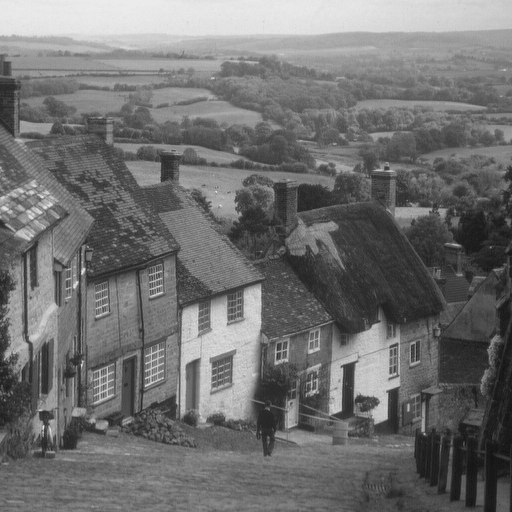
#> input picture trabalhos/img/city.png, 512 x 512 px
$ python E2.py
#> lines starting #> are read from the running program, lines starting #| are printed output that depends on the picture
import numpy as np
import cv2
#from matplotlib import pyplot as plt

img = cv2.imread('../img/city.png', 0)
#> img is the input picture: shape (512, 512); min 16, max 235, mean 112.2
f = np.fft.fft2(img) # Transformada de fourier rápida
fshift = np.fft.fftshift(f) #Move o espectro para o centro
magnitude_spectrum = 20*np.log(np.abs(fshift)) # operação para vizualização
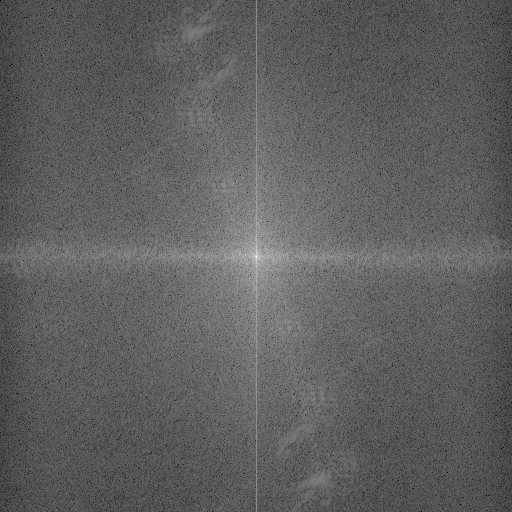
#> magnitude_spectrum: shape (512, 512) float64; min 47.84, max 343.9, mean 158.6; drawn with min black and max white

#Geração do filtro gaussiano
gauss = cv2.getGaussianKernel(img.shape[0], 30)
gauss = gauss * gauss.T

#Aplica o filtro gaussiano a imagem no domínio da frequência
imgWithgaussianFilt = fshift * gauss

#Visualiação
#magnitude_spectrum = 20*np.log(np.abs(fshift))
magnitude_spectrum2 = 20*np.log(np.abs(imgWithgaussianFilt))
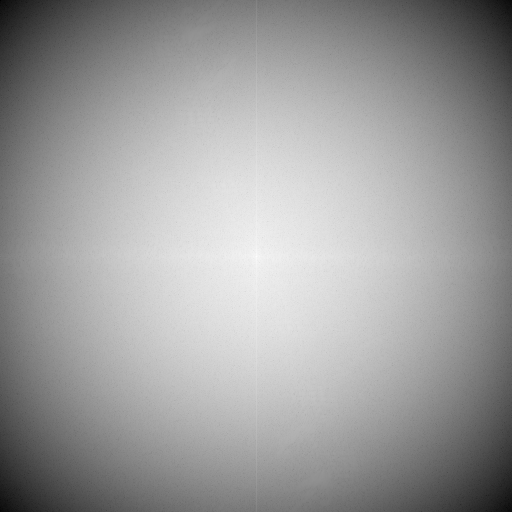
#> magnitude_spectrum2: shape (512, 512) float64; min -1572.2, max 171.1, mean -499.6; drawn with min black and max white

# [9 lines of commented-out code are left out]
res = np.fft.ifftshift(imgWithgaussianFilt)
res = np.fft.ifft2(res)
res = np.abs(res)
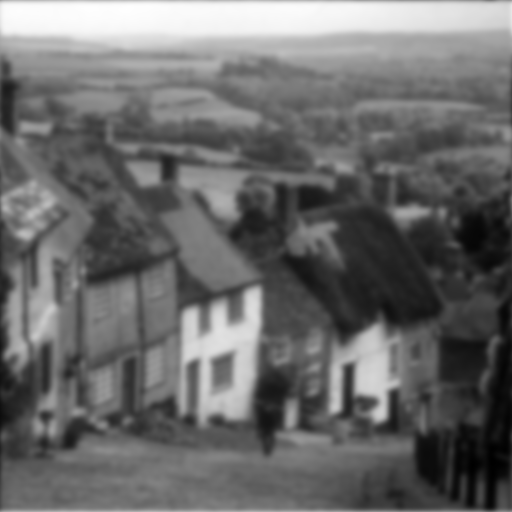
#> res: shape (512, 512) float64; min 0.00428, max 0.0414, mean 0.0198; drawn with min black and max white

#Normaliza entre 0 - 255
res = cv2.normalize(res, None, 0, 255, norm_type=cv2.NORM_MINMAX)

cv2.imwrite("imgRes/E2/img_with_gauss.png", res) # resultado
cv2.imwrite("imgRes/E2/FFT.png",magnitude_spectrum) # espectro original
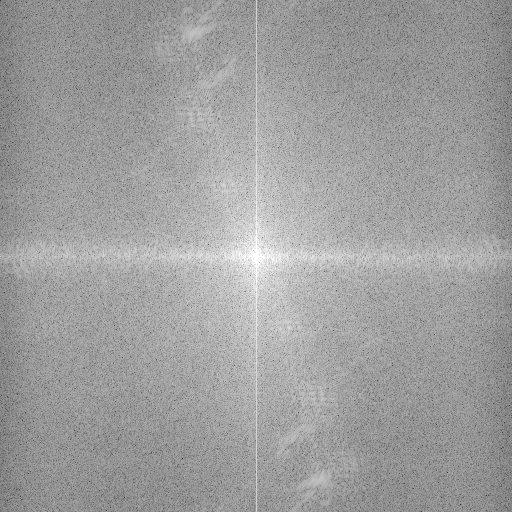
#> saved as FFT.png: shape (512, 512); min 48, max 255, mean 158.6
cv2.imwrite("imgRes/E2/FFT_WITH_GAUSS.png",magnitude_spectrum2) # espectro com aplicação de gauss
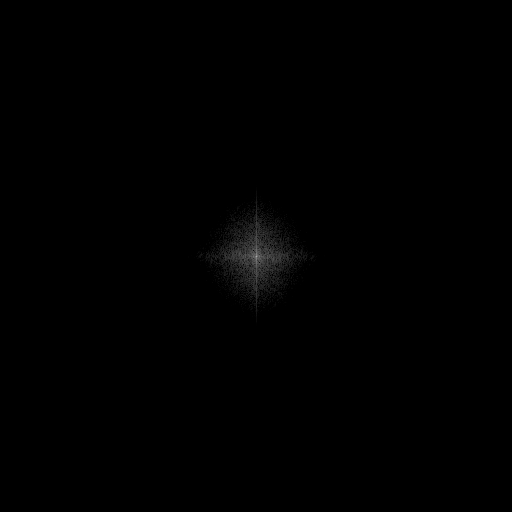
#> saved as FFT_WITH_GAUSS.png: shape (512, 512); min 0, max 171, mean 0.7

$ run again, with trabalhos/img/baboon.png copied over trabalhos/img/city.png
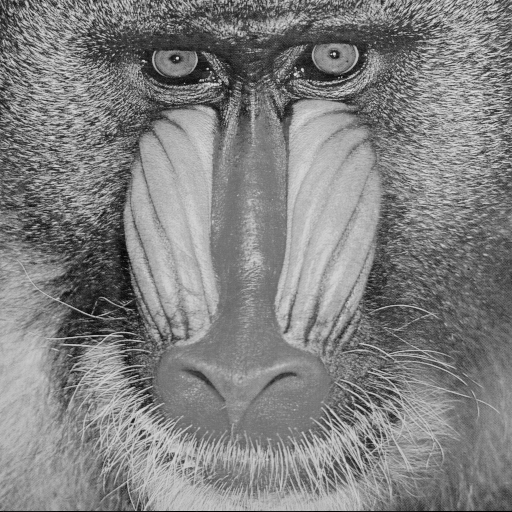
#> input picture trabalhos/img/baboon.png, 512 x 512 px
#> img is the input picture: shape (512, 512); min 0, max 230, mean 129.1
#> `magnitude_spectrum = 20*np.log(np.abs(fshift))`:
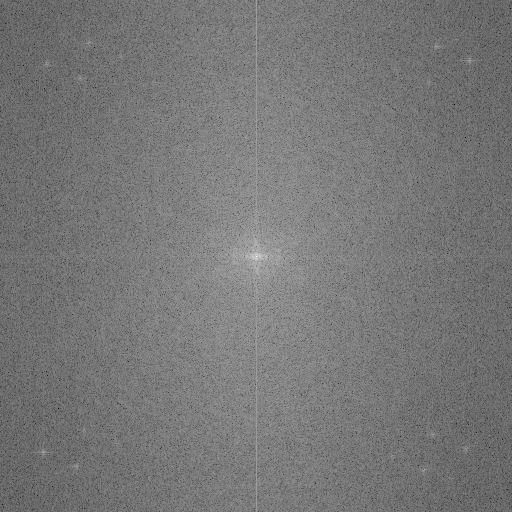
#> magnitude_spectrum: shape (512, 512) float64; min 27.21, max 346.8, mean 177; drawn with min black and max white
#> `cv2.imwrite("imgRes/E2/FFT.png",magnitude_spectrum)`:
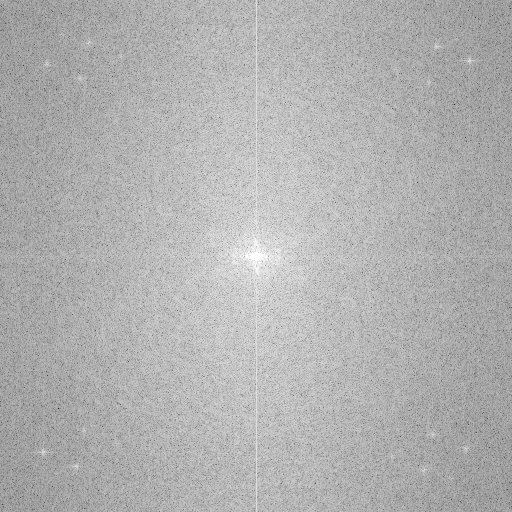
#> saved as FFT.png: shape (512, 512); min 27, max 255, mean 177

$ run again, with trabalhos/img/barbara.png copied over trabalhos/img/city.png
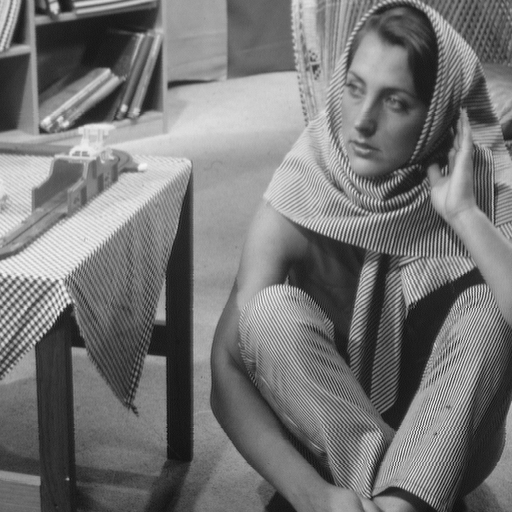
#> input picture trabalhos/img/barbara.png, 512 x 512 px
#> img is the input picture: shape (512, 512); min 12, max 246, mean 117.4
#> `magnitude_spectrum = 20*np.log(np.abs(fshift))`:
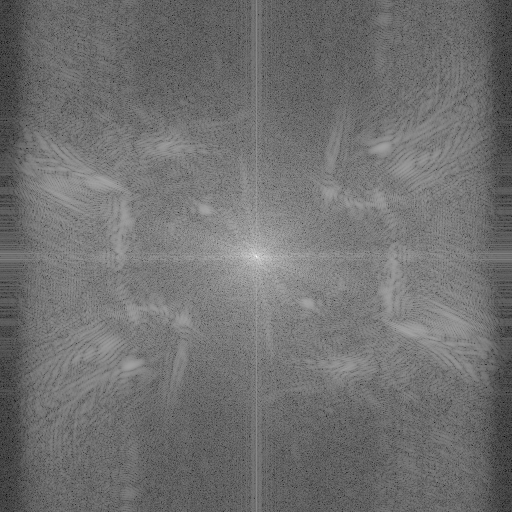
#> magnitude_spectrum: shape (512, 512) float64; min 15.01, max 344.8, mean 161; drawn with min black and max white
#> `cv2.imwrite("imgRes/E2/FFT.png",magnitude_spectrum)`:
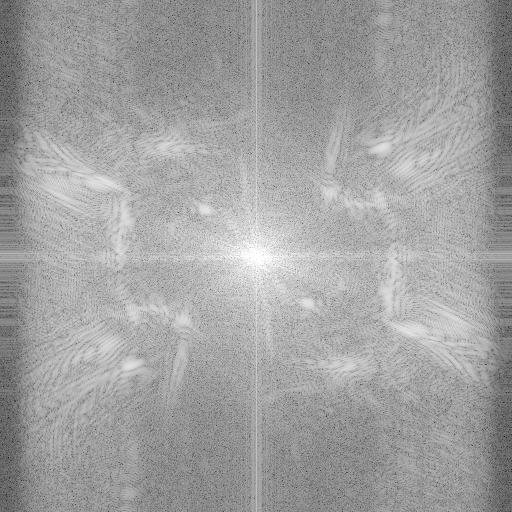
#> saved as FFT.png: shape (512, 512); min 15, max 255, mean 161

$ run again, with trabalhos/img/butterfly.png copied over trabalhos/img/city.png
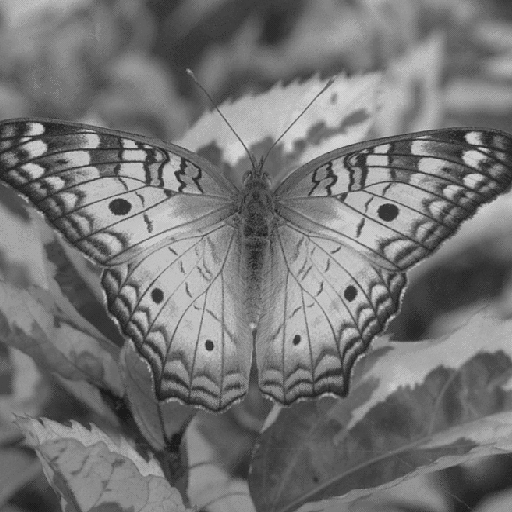
#> input picture trabalhos/img/butterfly.png, 512 x 512 px
#> img is the input picture: shape (512, 512); min 27, max 212, mean 116.8
#> `magnitude_spectrum = 20*np.log(np.abs(fshift))`:
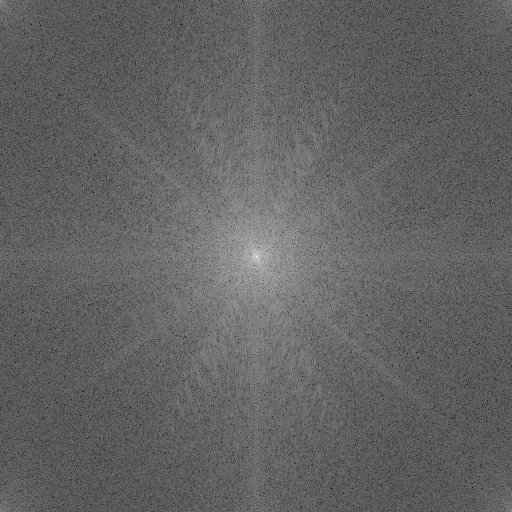
#> magnitude_spectrum: shape (512, 512) float64; min 47.37, max 344.7, mean 163.1; drawn with min black and max white
#> `cv2.imwrite("imgRes/E2/FFT.png",magnitude_spectrum)`:
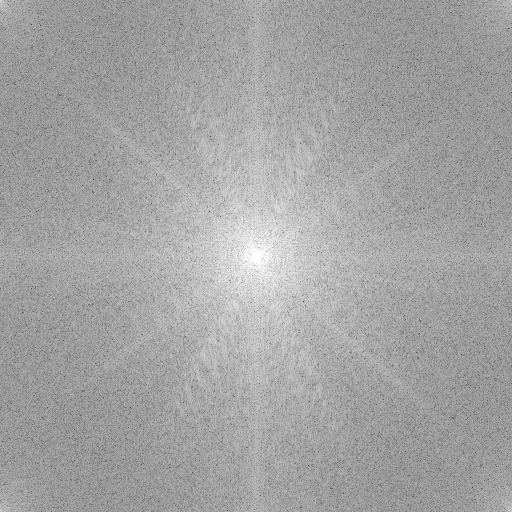
#> saved as FFT.png: shape (512, 512); min 47, max 255, mean 163.1
